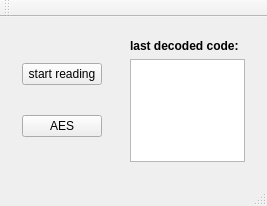
<?xml version="1.0" encoding="UTF-8"?>
<ui version="4.0">
 <class>MainWindow</class>
 <widget class="QMainWindow" name="MainWindow">
  <property name="geometry">
   <rect>
    <x>0</x>
    <y>0</y>
    <width>267</width>
    <height>206</height>
   </rect>
  </property>
  <property name="windowTitle">
   <string>MainWindow</string>
  </property>
  <widget class="QWidget" name="centralWidget">
   <layout class="QHBoxLayout" name="horizontalLayout">
    <item>
     <widget class="QWidget" name="widget" native="true">
      <layout class="QVBoxLayout" name="verticalLayout">
       <item>
        <widget class="QPushButton" name="pushButtonStartStop">
         <property name="text">
          <string>start reading</string>
         </property>
        </widget>
       </item>
       <item>
        <widget class="QPushButton" name="pushButtonAes">
         <property name="text">
          <string>AES</string>
         </property>
        </widget>
       </item>
      </layout>
     </widget>
    </item>
    <item>
     <widget class="QWidget" name="widget_2" native="true">
      <layout class="QVBoxLayout" name="verticalLayout_2">
       <item>
        <widget class="QLabel" name="label">
         <property name="font">
          <font>
           <weight>75</weight>
           <bold>true</bold>
          </font>
         </property>
         <property name="text">
          <string>last decoded code:</string>
         </property>
        </widget>
       </item>
       <item>
        <widget class="QTextEdit" name="textEditDecoded"/>
       </item>
      </layout>
     </widget>
    </item>
    <item>
     <spacer name="horizontalSpacer">
      <property name="orientation">
       <enum>Qt::Horizontal</enum>
      </property>
      <property name="sizeHint" stdset="0">
       <size>
        <width>40</width>
        <height>20</height>
       </size>
      </property>
     </spacer>
    </item>
   </layout>
  </widget>
  <widget class="QMenuBar" name="menuBar">
   <property name="geometry">
    <rect>
     <x>0</x>
     <y>0</y>
     <width>267</width>
     <height>21</height>
    </rect>
   </property>
  </widget>
  <widget class="QToolBar" name="mainToolBar">
   <attribute name="toolBarArea">
    <enum>TopToolBarArea</enum>
   </attribute>
   <attribute name="toolBarBreak">
    <bool>false</bool>
   </attribute>
  </widget>
  <widget class="QStatusBar" name="statusBar"/>
 </widget>
 <layoutdefault spacing="6" margin="11"/>
 <resources/>
 <connections/>
</ui>
